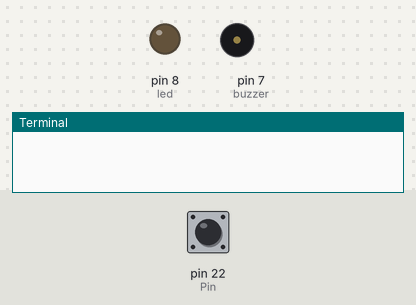
The program below on a simulated Raspberry Pi (header pin numbers). Parts: output pins drawn as LEDs (lit = HIGH), buzzer (waves = sounding, pin HIGH), the last lines printed to the terminal. The inputs (shaded band) are chosen by the test bench; at power-on: pin 22 (Pin) HIGH. Sending an e-mail succeeds after 1 s.

Above: at 1.2 s.
1.3 s: pin 22 (Pin) pulled LOW for 0.15 s
At 1.7 s:
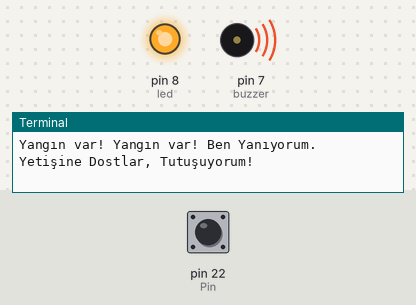
Timing chart, 0 to 4.3 s (numbered marks = the images above; inputs shaded):
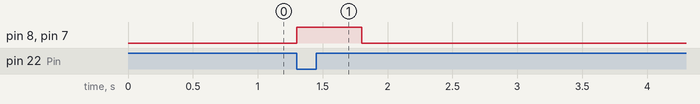

The program:

Alarm.py
```python
import RPi.GPIO as GPIO
import time
import smtplib
from email.message import EmailMessage
import warnings

warnings.filterwarnings("ignore")

def mail():

    from_email_addr = "xyangin.alarmi@gmail.com"
    from_email_pass = "smoqyrrwlftnnmcp"
    to_email_addr = "kutlaykenantimin@yandex.com"

    msg = EmailMessage()

    body = "Yangın var! Yangın var! Ben Yanıyorum. Yetişine Dostlar, Tutuşuyorum!"
    msg.set_content(body)

    msg['From'] = from_email_addr
    msg['To'] = to_email_addr

    msg['Subject'] = "Yangın var!"

    server = smtplib.SMTP('smtp.gmail.com', 587)

    server.starttls()

    server.login(from_email_addr, from_email_pass)
    server.send_message(msg)
    server.quit()


Pin = 22
buzzer = 7
led = 8

GPIO.setwarnings(False)
GPIO.setmode(GPIO.BOARD)

GPIO.setup(Pin,GPIO.IN,pull_up_down = GPIO.PUD_UP)
GPIO.setup(led,GPIO.OUT)
GPIO.setup(buzzer,GPIO.OUT)

def blink():
    GPIO.output(buzzer,GPIO.HIGH)
    GPIO.output(led,GPIO.HIGH)
    time.sleep(0.5)
    GPIO.output(buzzer,GPIO.LOW)
    GPIO.output(led,GPIO.LOW)
    time.sleep(0.5)


def alert(x):
    print("Yangın var! Yangın var! Ben Yanıyorum. Yetişine Dostlar, Tutuşuyorum!")
    blink()
    mail()


def loop():
    GPIO.add_event_detect(Pin,GPIO.FALLING,callback=alert)
    while True:
        pass


try:
    loop()
except KeyboardInterrupt:
    GPIO.cleanup()
```

Measured:
- after the input at 1.3 s, pin 8 (led), pin 7 (buzzer): LOW → HIGH at once, → LOW 0.50 s later
